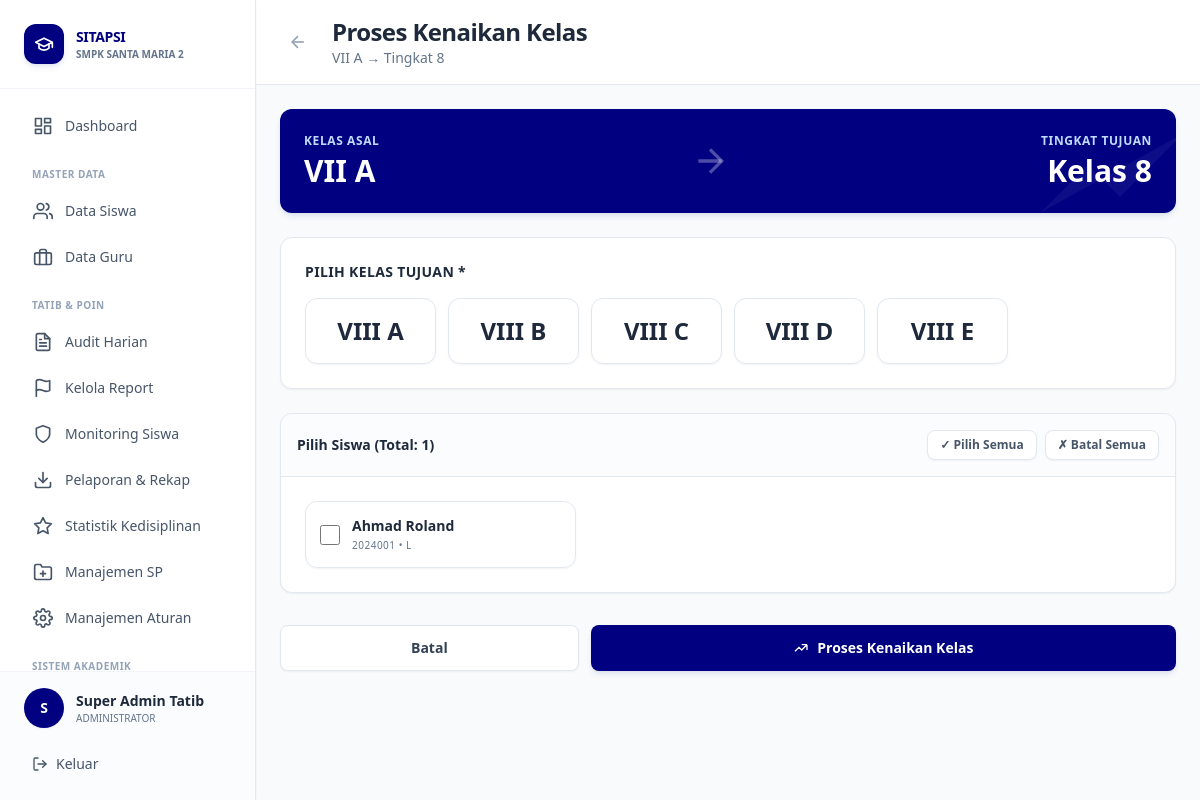
The page /views/admin/kenaikan_kelas_proses.php?kelas_asal=1 (signed in) on the database its author committed.
### tables this page shows
CREATE TABLE tb_kelas (
    id_kelas INT AUTO_INCREMENT PRIMARY KEY,
    nama_kelas VARCHAR(10) NOT NULL,  
    tingkat INT NOT NULL  
);

CREATE TABLE tb_anggota_kelas (
    id_anggota BIGINT AUTO_INCREMENT PRIMARY KEY,
    no_induk VARCHAR(50) NOT NULL, 
    id_kelas INT NOT NULL,
    id_tahun INT NOT NULL,
    
     
    poin_kelakuan INT DEFAULT 0,
    poin_kerajinan INT DEFAULT 0,
    poin_kerapian INT DEFAULT 0,
    
    total_poin_umum INT DEFAULT 0,  
    
     
    status_sp_kelakuan ENUM('Aman', 'SP1', 'SP2', 'SP3', 'Sanksi oleh Sekolah') DEFAULT 'Aman',
    status_sp_kerajinan ENUM('Aman', 'SP1', 'SP2', 'SP3', 'Sanksi oleh Sekolah') DEFAULT 'Aman',
    status_sp_kerapian ENUM('Aman', 'SP1', 'SP2', 'SP3', 'Sanksi oleh Sekolah') DEFAULT 'Aman',
    
     
    status_sp_terakhir ENUM('Aman', 'SP1', 'SP2', 'SP3', 'Sanksi oleh Sekolah') DEFAULT 'Aman',
    
     
    status_reward ENUM('None', 'Kandidat Reward Semester','Kandidat Sertifikat') DEFAULT 'None',
    
    FOREIGN KEY (no_induk) REFERENCES tb_siswa(no_induk) ON DELETE CASCADE,
    FOREIGN KEY (id_kelas) REFERENCES tb_kelas(id_kelas),
    FOREIGN KEY (id_tahun) REFERENCES tb_tahun_ajaran(id_tahun)
);

CREATE TABLE tb_siswa (
    no_induk VARCHAR(50) PRIMARY KEY,
    nama_siswa VARCHAR(100) NOT NULL,
    jenis_kelamin ENUM('L', 'P') NOT NULL,
    kota VARCHAR(100),
    tanggal_lahir DATE,
    alamat TEXT,
    nama_ayah VARCHAR(150),
    pekerjaan_ayah VARCHAR(100),
    nama_ibu VARCHAR(150),
    pekerjaan_ibu VARCHAR(100),
    no_hp_ortu VARCHAR(15),  
    id_ortu INT NULL,  
    status_aktif ENUM('Aktif', 'Lulus', 'Keluar', 'Dikeluarkan') DEFAULT 'Aktif'
);

### config/database.php (called while the page is built, shortened)
<?php
function getDBConnection() {
    static $pdo = null;
    if ($pdo === null) {
        try {
            $dsn = "mysql:host=" . DB_HOST . ";dbname=" . DB_NAME . ";charset=" . DB_CHARSET;
            $options = [
                PDO::ATTR_ERRMODE            => PDO::ERRMODE_EXCEPTION,
                PDO::ATTR_DEFAULT_FETCH_MODE => PDO::FETCH_ASSOC,
                PDO::ATTR_EMULATE_PREPARES   => false,
                PDO::MYSQL_ATTR_INIT_COMMAND => "SET NAMES " . DB_CHARSET
            ];
            $pdo = new PDO($dsn, DB_USER, DB_PASS, $options);
        } catch (PDOException $e) {
            error_log("Database Connection Error: " . $e->getMessage());
            die("Koneksi database gagal. Silakan hubungi administrator.");
        }
    }
    return $pdo;
}
function executeQuery($sql, $params = []) {
    $pdo = getDBConnection();
    $stmt = $pdo->prepare($sql);
    $stmt->execute($params);
    return $stmt;
}
function fetchOne($sql, $params = []) {
    $stmt = executeQuery($sql, $params);
    return $stmt->fetch();
}
function fetchAll($sql, $params = []) {
    $stmt = executeQuery($sql, $params);
    return $stmt->fetchAll();
}
?>

### views/admin/kenaikan_kelas_proses.php (the view, shortened to what this page needs)
<?php
require_once '../../config/database.php';
$id_kelas_asal = $_GET['kelas_asal'] ?? null;
$tahun_aktif = fetchOne("SELECT id_tahun, nama_tahun FROM tb_tahun_ajaran WHERE status = 'Aktif' LIMIT 1");
$kelas_asal = fetchOne("SELECT * FROM tb_kelas WHERE id_kelas = :id", ['id' => $id_kelas_asal]);
$siswa_list = fetchAll("
    SELECT
        s.no_induk,
        s.nama_siswa,
        s.jenis_kelamin,
        a.id_anggota
    FROM tb_anggota_kelas a
    JOIN tb_siswa s ON a.no_induk = s.no_induk
    WHERE a.id_kelas = :id_kelas
    AND a.id_tahun = :id_tahun
    AND s.status_aktif = 'Aktif'
    ORDER BY s.nama_siswa
", [
    'id_kelas' => $id_kelas_asal,
    'id_tahun' => $tahun_aktif['id_tahun']
]);
$tingkat_tujuan = $kelas_asal['tingkat'] + 1;
$kelas_tujuan_list = fetchAll("
    SELECT * FROM tb_kelas
    WHERE tingkat = :tingkat
    ORDER BY nama_kelas
", ['tingkat' => $tingkat_tujuan]);
$btn_primary = "px-6 py-3 bg-[#000080] text-white text-sm font-bold rounded-lg shadow-md shadow-blue-900/10 hover:bg-blue-900 transition-all flex items-center justify-center";
$btn_outline = "px-6 py-3 bg-white border border-[#E2E8F0] text-slate-700 text-sm font-bold rounded-lg shadow-sm hover:bg-slate-50 transition-all flex items-center justify-center";
$card_class = "bg-white border border-[#E2E8F0] rounded-xl shadow-sm";
?>
<!DOCTYPE html>
<html lang="id">
<head>
    <script src="https://cdn.tailwindcss.com"></script>
</head>
<body class="bg-[#F8FAFC]">
<div class="flex h-screen overflow-hidden">
    <?php include '../../includes/sidebar_admin.php'; ?>
    <div class="flex-1 overflow-auto lg:ml-64">
        <div class="bg-white border-b border-[#E2E8F0] px-6 pl-16 lg:pl-6 py-4 sticky top-0 z-30 flex items-center space-x-4">
            <a href="kenaikan_kelas.php" class="p-2 rounded-lg text-slate-400 hover:text-slate-600 hover:bg-slate-50 transition-colors">
                <svg class="w-5 h-5" fill="none" stroke="currentColor" viewBox="0 0 24 24" stroke-width="2"><line x1="19" y1="12" x2="5" y2="12"></line><polyline points="12 19 5 12 12 5"></polyline></svg>
            </a>
            <div>
                <h1 class="text-2xl font-extrabold text-slate-800 tracking-tight">Proses Kenaikan Kelas</h1>
                <p class="text-sm font-medium text-slate-500"><?= $kelas_asal['nama_kelas'] ?> → Tingkat <?= $tingkat_tujuan ?></p>
            </div>
        </div>
        <div class="p-6 max-w-6xl mx-auto">
            <form action="../../actions/proses_kenaikan_kelas.php" method="POST" onsubmit="return validateForm()">
                <div class="bg-[#000080] text-white rounded-xl shadow-md shadow-blue-900/10 p-6 mb-6 flex items-center justify-between relative overflow-hidden">
                    <svg class="absolute right-0 top-0 text-white/5 w-48 h-48 transform translate-x-8 -translate-y-8" fill="currentColor" viewBox="0 0 24 24"><path d="M13 7h8m0 0v8m0-8l-8 8-4-4-6 6"></path></svg>
                    <div class="relative z-10">
                        <p class="text-blue-200 text-xs font-bold uppercase tracking-wider mb-1">Kelas Asal</p>
                        <h2 class="text-3xl font-extrabold"><?= $kelas_asal['nama_kelas'] ?></h2>
                    </div>
                    <div class="relative z-10 text-white/30 text-4xl mx-8">
                        <svg class="w-10 h-10" fill="none" stroke="currentColor" viewBox="0 0 24 24" stroke-width="2"><line x1="5" y1="12" x2="19" y2="12"></line><polyline points="12 5 19 12 12 19"></polyline></svg>
                    </div>
                    <div class="relative z-10 text-right">
                        <p class="text-blue-200 text-xs font-bold uppercase tracking-wider mb-1">Tingkat Tujuan</p>
                        <h2 class="text-3xl font-extrabold">Kelas <?= $tingkat_tujuan ?></h2>
                    </div>
                </div>
                <div class="<?= $card_class ?> p-6 mb-6">
                    <label class="block text-sm font-extrabold text-slate-800 mb-4 uppercase tracking-wide">Pilih Kelas Tujuan *</label>
                    <div class="grid grid-cols-2 md:grid-cols-4 lg:grid-cols-6 gap-3">
                        <?php foreach ($kelas_tujuan_list as $kt): ?>
                        <label class="block">
                            <div class="border border-[#E2E8F0] peer-checked:border-[#000080] peer-checked:bg-[#000080]/5 rounded-xl p-4 text-center cursor-pointer hover:border-[#000080]/30 transition-all shadow-sm">
                                <p class="text-2xl font-extrabold text-slate-800 peer-checked:text-[#000080]"><?= $kt['nama_kelas'] ?></p>
                            </div>
                        </label>
                        <?php endforeach; ?>
                    </div>
                </div>
                <div class="<?= $card_class ?> overflow-hidden mb-6">
                    <div class="p-4 border-b border-[#E2E8F0] bg-slate-50/50 flex flex-col sm:flex-row items-center justify-between gap-3">
                        <span class="font-bold text-slate-800 text-sm">Pilih Siswa (Total: <?= count($siswa_list) ?>)</span>
                        <div class="flex space-x-2">
                            <button type="button" onclick="selectAll()" class="text-xs font-bold bg-white border border-[#E2E8F0] text-slate-600 px-3 py-1.5 rounded-lg hover:bg-slate-50 shadow-sm transition-colors">
                                ✓ Pilih Semua
                            </button>
                            <button type="button" onclick="deselectAll()" class="text-xs font-bold bg-white border border-[#E2E8F0] text-slate-600 px-3 py-1.5 rounded-lg hover:bg-slate-50 shadow-sm transition-colors">
                                ✗ Batal Semua
                            </button>
                        </div>
                    </div>
                    <div class="p-6">
                        <?php if (empty($siswa_list)): ?>
                        <div class="text-center py-8 text-slate-400">
                            <p class="font-medium text-sm">Tidak ada siswa tersisa di kelas ini</p>
                        </div>
                        <?php else: ?>
                        <div class="grid grid-cols-1 md:grid-cols-2 lg:grid-cols-3 gap-4">
                            <?php foreach ($siswa_list as $siswa): ?>
                            <label class="flex items-center space-x-3 p-3.5 border border-[#E2E8F0] rounded-xl hover:border-[#000080]/30 cursor-pointer transition-all hover:bg-slate-50 shadow-sm group">
                                <input type="checkbox" name="siswa[]" value="<?= $siswa['no_induk'] ?>"
                                       class="w-5 h-5 text-[#000080] border-slate-300 rounded focus:ring-[#000080]">
                                <div class="flex-1 min-w-0">
                                    <p class="font-bold text-slate-800 text-sm truncate group-hover:text-[#000080]"><?= htmlspecialchars($siswa['nama_siswa']) ?></p>
                                    <p class="text-[10px] font-medium text-slate-500 uppercase tracking-wider mt-0.5"><?= $siswa['no_induk'] ?> • <?= $siswa['jenis_kelamin'] === 'L' ? 'L' : 'P' ?></p>
                                </div>
                            </label>
                            <?php endforeach; ?>
                        </div>
                        <?php endif; ?>
                    </div>
                </div>
                <div class="flex flex-col sm:flex-row gap-3 pt-2">
                    <a href="kenaikan_kelas.php" class="<?= $btn_outline ?> sm:flex-none sm:w-1/3">Batal</a>
                    <button type="submit" class="<?= $btn_primary ?> flex-1">
                        <svg class="w-4 h-4 mr-2" fill="none" stroke="currentColor" viewBox="0 0 24 24" stroke-width="2"><path d="M13 7h8m0 0v8m0-8l-8 8-4-4-6 6"></path></svg>
                        Proses Kenaikan Kelas
                    </button>
                </div>
            </form>
        </div>
    </div>
</div>
</body>
</html>

### rows shown on the page
tb_kelas: nama_kelas "VII A", tingkat "8"
tb_kelas: nama_kelas "VIII A"
tb_kelas: nama_kelas "VIII B"
tb_kelas: nama_kelas "VIII C"
tb_kelas: nama_kelas "VIII D"
tb_kelas: nama_kelas "VIII E"
tb_anggota_kelas: no_induk.nama_siswa "Ahmad Roland", no_induk.no_induk "2024001"

### other values the page prints
$initial "S"
$user_name "Super Admin Tatib"
count($siswa_list) "1"
